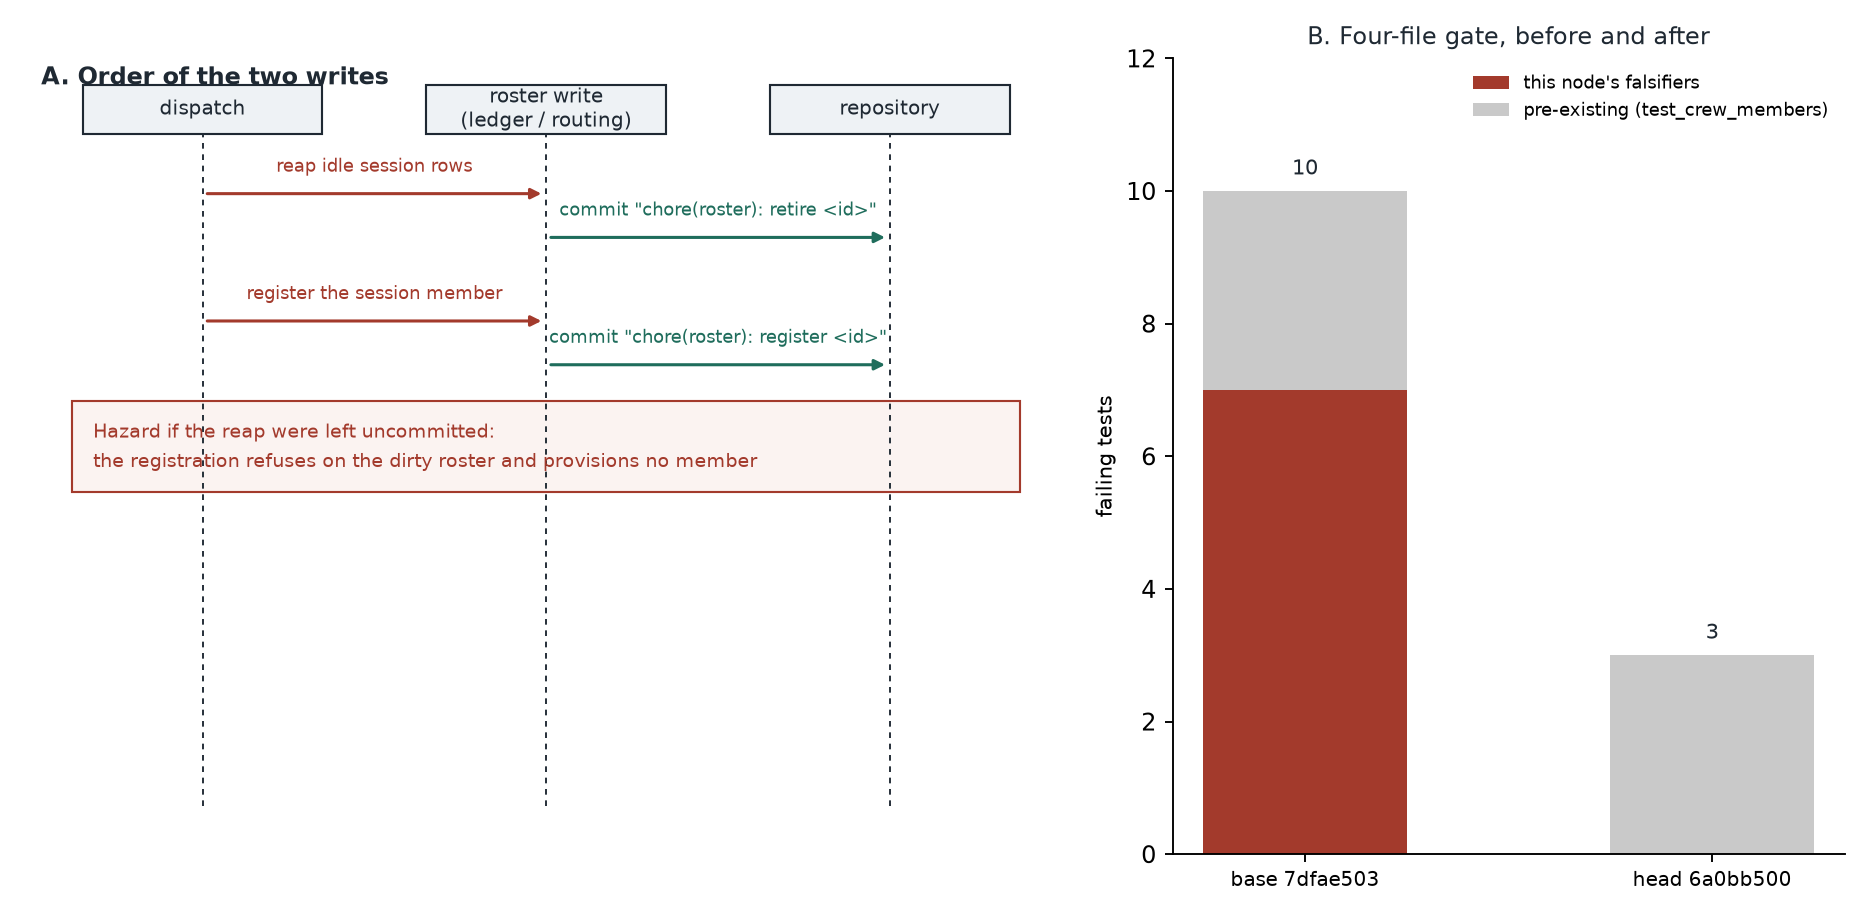

Write Python code to recreate this figure.
"""Figure: the two roster writes a dispatch makes, and why both must commit.

A dispatch provisions its own roster member when it is given none. Before it
registers, it reaps idle session rows, so the two writes land in the same
checkout one after the other. A registration commits the row it writes, and
refuses when the roster carries content that is not its own — so a reap left
uncommitted is refused by the registration that follows it and the dispatch
provisions no member at all. The left panel draws that order; the right panel
shows the gate delta.

Regenerate with the project interpreter:

    <repo>/.venv/bin/python docs/figures/registration-commit/roster_write_order.py
"""

from __future__ import annotations

from pathlib import Path

import matplotlib

matplotlib.use("Agg")
import matplotlib.pyplot as plt
from matplotlib.patches import FancyArrowPatch, Rectangle

HERE = Path(__file__).resolve().parent

INK = "#1f2933"
ACCENT = "#1f6d5c"
WARN = "#a33a2c"


def _sequence(ax: plt.Axes) -> None:
    ax.set_axis_off()
    ax.set_xlim(0, 10)
    ax.set_ylim(0, 10)
    columns = [
        (1.7, "dispatch"),
        (5.0, "roster write\n(ledger / routing)"),
        (8.3, "repository"),
    ]
    for x, label in columns:
        ax.add_patch(
            Rectangle(
                (x - 1.15, 9.05),
                2.3,
                0.62,
                fill=True,
                facecolor="#eef2f5",
                edgecolor=INK,
                linewidth=0.9,
            )
        )
        ax.text(x, 9.36, label, ha="center", va="center", fontsize=8.5, color=INK)
        ax.plot(
            [x, x],
            [
                0.6,
                9.05,
            ],
            color=INK,
            linewidth=0.8,
            linestyle=(0, (3, 3)),
        )

    def step(y: float, source: int, sink: int, label: str, *, commit: bool) -> None:
        x0 = columns[source][0]
        x1 = columns[sink][0]
        color = ACCENT if commit else WARN
        ax.add_patch(
            FancyArrowPatch(
                (x0, y),
                (x1, y),
                arrowstyle="-|>",
                mutation_scale=9,
                color=color,
                linewidth=1.3,
            )
        )
        ax.text(
            (x0 + x1) / 2,
            y + 0.22,
            label,
            ha="center",
            va="bottom",
            fontsize=7.8,
            color=color,
        )

    step(8.30, 0, 1, "reap idle session rows", commit=False)
    step(7.75, 1, 2, 'commit "chore(roster): retire <id>"', commit=True)
    step(6.70, 0, 1, "register the session member", commit=False)
    step(6.15, 1, 2, 'commit "chore(roster): register <id>"', commit=True)

    ax.add_patch(
        Rectangle(
            (0.45, 4.55),
            9.1,
            1.15,
            fill=True,
            facecolor="#fbf3f1",
            edgecolor=WARN,
            linewidth=0.9,
        )
    )
    ax.text(
        0.65,
        5.42,
        "Hazard if the reap were left uncommitted:",
        fontsize=8.2,
        color=WARN,
        va="top",
    )
    ax.text(
        0.65,
        5.05,
        "the registration refuses on the dirty roster and provisions no member",
        fontsize=8.2,
        color=WARN,
        va="top",
    )

    ax.text(
        0.15,
        9.9,
        "A. Order of the two writes",
        fontsize=10,
        color=INK,
        fontweight="bold",
        va="top",
    )


def _delta(ax: plt.Axes) -> None:
    labels = ["base 7dfae503", "head 6a0bb500"]
    mine = [7, 0]
    pre = [3, 3]
    x = [0, 1]
    ax.bar(x, mine, width=0.5, color=WARN, label="this node's falsifiers")
    ax.bar(
        x,
        pre,
        width=0.5,
        bottom=mine,
        color="#c9c9c9",
        label="pre-existing (test_crew_members)",
    )
    for xi, (m, p) in enumerate(zip(mine, pre, strict=True)):
        ax.text(xi, m + p + 0.25, str(m + p), ha="center", fontsize=9, color=INK)
    ax.set_xticks(x)
    ax.set_xticklabels(labels, fontsize=8.5)
    ax.set_ylabel("failing tests", fontsize=9)
    ax.set_ylim(0, 12)
    ax.set_title("B. Four-file gate, before and after", fontsize=10, color=INK)
    ax.legend(fontsize=7.6, frameon=False, loc="upper right")
    ax.spines[["top", "right"]].set_visible(False)


def main() -> None:
    fig, (left, right) = plt.subplots(
        1, 2, figsize=(11, 5.4), gridspec_kw={"width_ratios": [1.55, 1]}
    )
    _sequence(left)
    _delta(right)
    fig.tight_layout()
    fig.savefig(HERE / "roster_write_order.png", dpi=170, facecolor="white")
    print("wrote", HERE / "roster_write_order.png")


if __name__ == "__main__":
    main()
